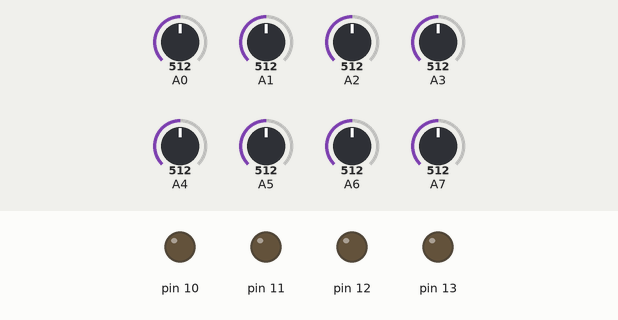
A sketch run on a simulated Arduino Uno, built with avr-gcc and run on an emulated ATmega328P. Parts: output pins drawn as LEDs (lit = HIGH). Inputs (shaded band) come from the test bench; at power-on: A0 = 512, A1 = 512, A6 = 512, A2 = 512, A3 = 512, A4 = 512, A5 = 512, A7 = 512. What the sketch prints to the serial monitor is not drawn.

Above: at 2.5 s.
2.6 s: A0 set to 212
4.1 s: A0 set to 182
At 4.9 s:
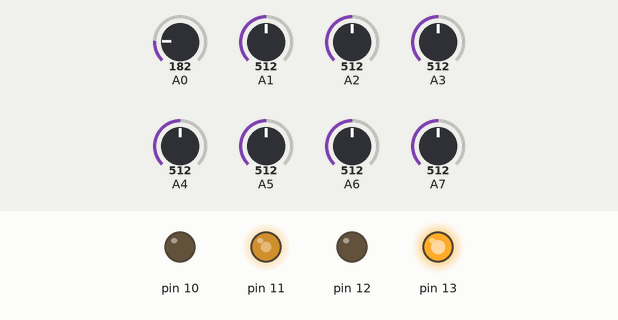
5.6 s: A1 set to 208
7.1 s: A1 set to 193
At 8.3 s:
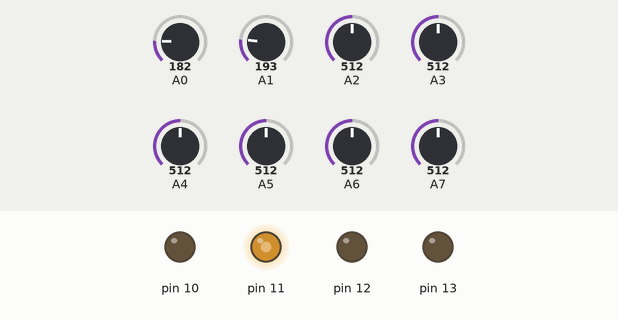
8.6 s: A1 set to 210
At 9.5 s:
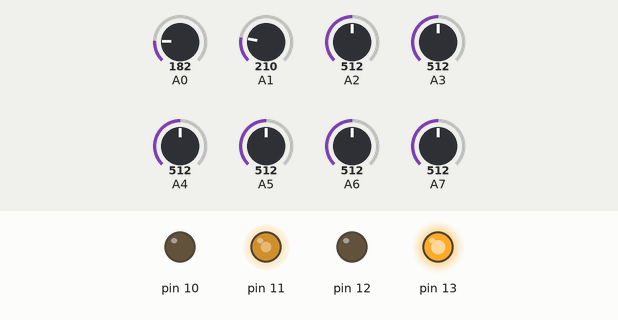
10.1 s: A6 set to 190
At 10.6 s:
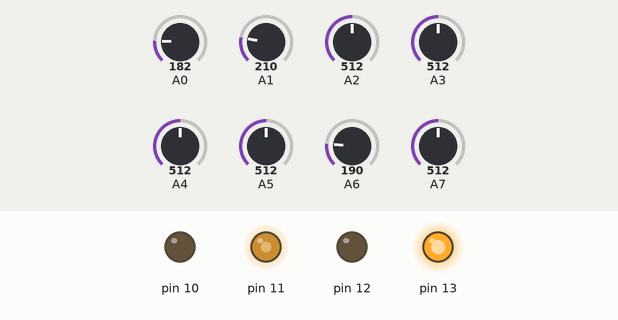
Timing chart, 0 to 12.6 s (numbered marks = the images above; inputs shaded):
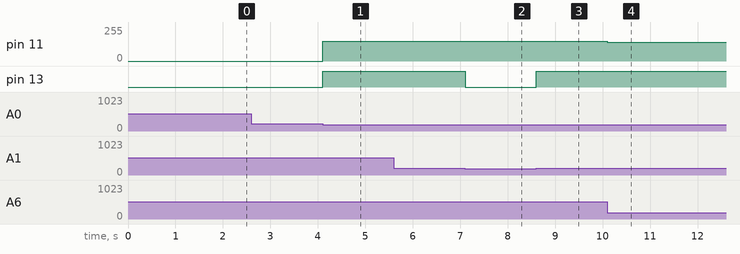

The sketch:

PDFollower.ino
```cpp
#include "LineFollower.h"

using namespace pdlf;

byte s[] = { 54, 55, 56, 57, 58, 59, 60, 61 };
byte lm[] = { 11, 10 };
byte rm[] = { 13, 12 };
char mcu = 'm';

Robot robot(lm, rm, s, 8 , mcu);

void setup()
{
	Serial.begin(9600);
	robot.printAnalog();
	//robot.initializeComponents();
	robot.updateWeightedValue();
	robot.generateWeight(8);
	robot.printWeight();
	robot.printDigital();
	robot.printWeightedValue();
  /* add setup code here */

}

void loop()
{
	/*
	Serial.println("----------------------");
	robot.printWeightedValue();
	Serial.println("\n--------------------");
	Serial.println();
	Serial.println();
	Serial.println(robot.weightedValueSum());
	*/
	//robot.pidLineFollow();
	//analogWrite(lm[0], 150);
	//analogWrite(lm[1], 0);
	//analogWrite(rm[0], 150);
	//analogWrite(rm[1], 0);

	robot.pdLineFollow();

}
```

LineFollower.cpp
```cpp
#include "LineFollower.h"

//Setting inverted logic false
bool pdlf::Robot::inverted_logic = false;

//Setting the default threshold value

size_t pdlf::Robot::THRESHOLD = 200;

//Setting global speed

int pdlf::Robot::global_speed = 150;

//Initializing components
void pdlf::Robot::initializeComponents(void)
{
	for (int i = 0; i < sensor_number; i++){
		pinMode(sensor_pin[i], INPUT);
	}

	for (int i = 0; i < 2; i++){
		pinMode(left_motor[i], OUTPUT);
		pinMode(right_motor[i], OUTPUT);
	}
}

//Robot constructor
pdlf::Robot::Robot(byte *lm, byte *rm, byte *s, byte num_sensor, char mcu)
{
	//Setting motor pins
	for (int i = 0; i < 2; i++){
		left_motor[i] = lm[i];
		right_motor[i] = rm[i];
	}

	if (mcu == 'u' && num_sensor > 6) sensor_number = 6;
	if (mcu == 'm' && num_sensor > 16) sensor_number = 16;

	sensor_number = num_sensor;

	//Allocating memory
	sensor_pin = new byte[sensor_number];
	weight = new int[sensor_number];
	s_analog_reading = new int[sensor_number];
	s_digital_reading = new byte[sensor_number];
	weighted_value = new int[sensor_number];

	for (int i = 0; i < sensor_number; i++){
		sensor_pin[i] = s[i];
	}

	initializeComponents();

	error = 0;


	kd = 0;
	kp = 10;
}

void pdlf::Robot::run(int left_speed, int right_speed, Robot::dir left_dir, Robot::dir right_dir)
{
	if (left_dir == Forward && right_dir == Forward){
		analogWrite(left_motor[0], left_speed);
		analogWrite(left_motor[1], 0);
		analogWrite(right_motor[0], right_speed);
		analogWrite(right_motor[1], 0);
	}

	else if (left_dir == Backward && right_dir == Backward){
		analogWrite(left_motor[0], 0);
		analogWrite(left_motor[1], left_speed);
		analogWrite(right_motor[0], 0);
		analogWrite(right_motor[1], right_speed);
	}

	else run(Nowhere);
}

void pdlf::Robot::run(int left_speed, int right_speed, dir direction){
	if (direction == Clockwise){
		analogWrite(left_motor[0], left_speed);
		analogWrite(left_motor[1], 0);
		analogWrite(right_motor[0], 0);
		analogWrite(right_motor[1], right_speed);
	}
	else if (direction == AntiClockwise){
		analogWrite(left_motor[1], left_speed);
		analogWrite(left_motor[0], 0);
		analogWrite(right_motor[0], right_speed);
		analogWrite(right_motor[1], 0);
	}

	else if (direction == Right){
		analogWrite(left_motor[0], left_speed);
		analogWrite(left_motor[1], 0);
		analogWrite(right_motor[0], 0);
		analogWrite(right_motor[1], 0);
	}

	else if (direction == Left){
		analogWrite(left_motor[0], 0);
		analogWrite(left_motor[1], 0);
		analogWrite(right_motor[0], right_speed);
		analogWrite(right_motor[1], 0);
	}
	else if (direction == BackwardLeft){
		analogWrite(left_motor[0], 0);
		analogWrite(left_motor[1], left_speed);
		analogWrite(right_motor[0], 0);
		analogWrite(right_motor[1], 0);
	}

	else if (direction == BackwardRight){
		analogWrite(left_motor[0], 0);
		analogWrite(left_motor[1], 0);
		analogWrite(right_motor[0], 0);
		analogWrite(right_motor[1], right_speed);
	}

	else run(Nowhere);
}

void pdlf::Robot::run(dir direction){

	for (int i = 0; i < 2; i++){
		analogWrite(left_motor[i], 0);
		analogWrite(right_motor[i], 0);
	}

}

void pdlf::Robot::updateAnalogRead(void)
{
	for (int i = 0; i < sensor_number; i++){
		s_analog_reading[i] = analogRead(sensor_pin[i]);
	}
}

void pdlf::Robot::updateDigitalRead(void)
{
	updateAnalogRead();
	if (!inverted_logic){
		for (int i = 0; i < sensor_number; i++){
			if (s_analog_reading[i] > THRESHOLD) s_digital_reading[i] = 1;
			else s_digital_reading[i] = 0;
		}
	}
	else {
		for (int i = 0; i < sensor_number; i++){
			if (s_analog_reading[i] < THRESHOLD) s_digital_reading[i] = 1;
			else s_digital_reading[i] = 0;
		}
	}
}


void pdlf::Robot::printAnalog(byte short_del, byte long_del){
	updateAnalogRead();
	Serial.println("************* SENSOR ANALOG VALUE BEGIN **********");
	for (int i = 0; i < sensor_number; i++){
		Serial.println("sensor [" + String(i) + "] = " + String(s_analog_reading[i]));
		delay(short_del);
	}
	Serial.println("\n ************* SENSOR ANALOG VALUE END*************");
	delay(long_del);
}

void pdlf::Robot::printDigital(byte del)
{
	updateDigitalRead();
	Serial.println("----------- begin ----------");
	for (int i = 0; i < sensor_number; i++) Serial.print(String(s_digital_reading[i]) + " ");
	Serial.println("\n----------- end ------------");
	delay(del);
}

void pdlf::Robot::generateWeight(int s){

	int n = int(floor(s / 2));
	Serial.println(n);
	if (s % 2 == 0){
		int index = 0;
		for (int i = -n; i < 0; i++, index++) weight[index] = i;
		for (int i = 1; i <= n; i++, ++index) weight[index] = i;
	}
	else if (s%2 != 0) {
		int index = 0;
		for (int i = -n; i <= 0; i++, index++) weight[index] = i;
		for (int i = 1; i <= n; i++, index++)
			weight[index] = i;
	}
}

void pdlf::Robot::printWeight(void)
{
	Serial.println("-------- weight begin ---------");
	for (int i = 0; i < sensor_number; i++){
		Serial.print(String(weight[i]) + " ");
	}
	Serial.println("\n ------- weight end ----------");
}

void pdlf::Robot::updateWeightedValue(void)
{
	updateDigitalRead();
	for (int i = 0; i < sensor_number; i++){
		weighted_value[i] = weight[i] * s_digital_reading[i];
	}
}

void pdlf::Robot::printWeightedValue(void)
{
	updateWeightedValue();
	Serial.println("-------- weighted value ------");
	for (int i = 0; i < sensor_number; i++){
		Serial.print(String(weighted_value[i]) + " ");
	}
	Serial.println("\n------ end weighted value ------");
}

int pdlf::Robot::weightedValueSum(void)
{
	updateWeightedValue();
	int x = 0;
	for (int i = 0; i < sensor_number; i++){
		x += weighted_value[i];
	}
	return x;
}

void pdlf::Robot::pdLineFollow(void)
{
	int perfect_value = 2;

	previous_error = error;
	error = perfect_value - weightedValueSum();

	double add_value = kp * error + kd * (previous_error - error);

	if (add_value == 0.0) run(global_speed, global_speed, Forward, Forward);

	else if (add_value < 0.0){
		run(global_speed, global_speed + add_value, Forward, Forward);
	}

	else if (add_value > 0.0){
		run(global_speed - add_value, global_speed, Forward, Forward);
	}

	while (weightedValueSum() == 0){
		run(Nowhere);
	}

}
```

LineFollower.h
```cpp
// (licence header left out)
#include <Arduino.h>
#include <math.h>


#ifndef LINEFOLLOWER_H
#define LINEFOLLOWER_H

namespace pdlf{
	class Robot{

	private:
		//Arrays for motors
		byte left_motor[2];
		byte right_motor[2];

		//Pointer variable for sensor pins
		byte *sensor_pin;

		//analog values of sensors
		int *s_analog_reading;
		//Applying threshold to convert analog values into digital
		byte *s_digital_reading;

		//Variable for holding number of sensors
		byte sensor_number;

		//Sensor weights, size depends on the number of sensors
		int *weight;

		//Weighted value pointer
		int *weighted_value;

		//constant kp and kd
		double kp, kd;

		//Active sensor number
		size_t active_sensors;

		//Error and previous error variable
		double error, previous_error;

	public:

		/*
			[Constructor]
			DESCRIPTION:
			===========
			Initialize everything
		*/

		Robot(byte *lm, byte *rm, byte *s, byte num_sensor, char mcu);


		/*
		DESCRIPTION:
		============
		Additional helper variable to distinguish between white and black line

		inverted_logic = true ---> white line, other surroundings
		inverted_logic = false ---> black line
		, other surroundings

		ASSUMPTION:
		============
		Analog IR sensor gives higher values on black surface

		DEFAULT VALUE:
		==============
		false

		SETTER STATEMENT:
		-----------------
		pdlf::Robot::inverted_logic = true;
		*/
		static bool inverted_logic;

		/*
		DESCRIPTION:
		==============
		Threshold variable for converting analog values into digital [1/0]

		DEFAULT VALUE:
		==============
		200

		SETTER STATEMENT:
		==================
		pdlf::Robot::THRESHOLD  = value;

		*/

		static size_t THRESHOLD;


		/*
			DESCRIPTION:
			============
			Function for printing analog values of sensors

			ARGUMENTS:
			==========
			byte val1, byte val2
			val1 ------> short dalay, how much  the program will be delayed to print a value of an individual sensor

			val2 ----> long delay, how much much the program will be delayed after printing all analog values of the sensors

			DEFAULT ARGUMENT:
			=================
			val1 ---------> 100ms
			val2 ---------> 1500ms [1.5s]

			REQUIREMENTS:
			=============
			Must initialize Serial

			SAMPLE OUTPUT:
			=============
			*********** SENSOR ANALOG VALUE BEGIN ************
			sensor[0] = 100
			sensor[1] = 120
			...............
			*********** SENSOR ANALOG VALUE END **************

		*/


		void printAnalog(byte sdel = 100, byte ldel = 1500);

		/*
		DESCRIPTION:
		===========

		Static variable for storing global speed of motor

		*/

		static int global_speed;


		/*
			DESCRIPTION:
			=================
			Function for printing digital values of the sensors

			PRINTING FLOW:
			================
			From left pins to right pins

			ARGUMENT:
			=========
			byte val

			DEFAULT ARGUMENT:
			================
			val ----------> 200ms

			how much the program will be delayed after printing all digital values in a row

			REQUIREMENTS:
			=============
			Must Initialize Serial

			SAMPLE OUTPUT:
			==============
			------------begin----------------------
			00001110
			--------------end----------------------
		*/

		void printDigital(byte del = 200);

		/*
		DESCRIPTION:
		============
		Returns number of sensor
		*/
		size_t sensorNumber(void);

		/*
		DESCRIPTION:
		============
		Sets motors as outputs and sensors as inputs
		*/
		void initializeComponents(void);

		/*
		Enumeration for directions
		*/
		enum dir {Forward, Backward, Left, Right, Clockwise, AntiClockwise, BackwardLeft, BackwardRight ,Nowhere};
		dir Direction;

		/*

		DESCRIPTION:
		============
		Motor driving functions to meet your needs. Directions are described here.

		[Left arrow for left motor and right arrow for right motor, left and right motors are defined when the robot is faced towards forward]

		Forward: ↑ ↑
		Backward: ↓ ↓
		Left: . ↑
		Right: ↑ .
		BackwardLeft: . ↓
		BackwardRight: ↓ .
		Clockwise: ↑ ↓
		AntiClockwise: ↓ ↑
		Nowhere: . .

		*/
		void run(int left_speed, int right_speed, dir left_direction, dir right_direction);
		void run(int left_speed, int right_speed, dir rotation_direction);
		void run(dir direction);

		/*
		 DESCRIPTION:
		 ===========
		 Setter functions for setting values of kp and kd
		*/

		void setKp(double p)  { kp = p; }
		void setKd(double d)  { kd = d; }

		/*
		DESCRIPTION:
		============
		Fetch functions for getting values of kp and kd
		*/
		double Kp (void) const { return kp; }
		double Kd	(void) const	{ return kd; }

		/*
		DESCRIPTION:
		============
			When the functions are called they update sensor readings,
			updateAnalogRead reads analog values and put in the s_analog_reading array
			updateDigitalRead calls updateAnalogRead but then it converts the analog values into digital depending on the value of THRESHOLD

			updateWeightedValue updates the weighted_value array by multiplying the weight and digital values
		*/
		void updateAnalogRead(void);
		void updateDigitalRead(void);
		void updateWeightedValue(void);
		int weightedValueSum(void);

		/*
			DESCRIPTION:
			===========
			Generates weight depending on the number of sensors:
			let's say number of sensors are 7, so 7/2 = 3.5 then take it as 3
			For odd number of sensors: -3, -2, -1, 0, 1, 2, 3
			For even number of sensors: -3, -2, -1, 1, 2, 3
		*/

		void generateWeight(int n);

		/*
			DESCRIPTION:
			===========
			Prints weight

			OUTPUT SAMPLE:
			=============
			If the number of sensor is 8:
			-4	-3	-2	-1	1	2	3	4
			If the number of sensor is 7:
			-3	-2	-1	0	1	2	3

			REQUIREMENTS:
			=============
			Must initialize Serial

		*/

		void printWeight(void);
		/*
			DESCRIPTION:
			============
			Prints weighted value
			Weighted value = digital_reading * corresponding weight;

			OUTPUT SAMPLE:
			==============
			If the digital values are: 011100
			Weighted value: 0	-2	-1	1	0	0
			*/

		void printWeightedValue(void);

		/*
			DESCRIPTION:
			============
			Takes kp and kd as input and calculate error
		*/

		void pdLineFollow(void);
	};
}

#endif
```

Measured:
- the behaviour switches between 201 and 200 on A0 (found by bisection; images 0 and 1)
- the behaviour switches between 201 and 200 on A1 (found by bisection; images 1 and 2)
- after the input at 2.6 s, every drawn part: stays the same
- after the input at 4.1 s, pin 11: 0/255 → 150/255 at once; pin 13: LOW → HIGH at once
- after the input at 5.6 s, every drawn part: stays the same
- after the input at 7.1 s, pin 13: HIGH → LOW at once
- after the input at 8.6 s, pin 13: LOW → HIGH at once
- after the input at 10.1 s, pin 11: 150/255 → 140/255 at once
